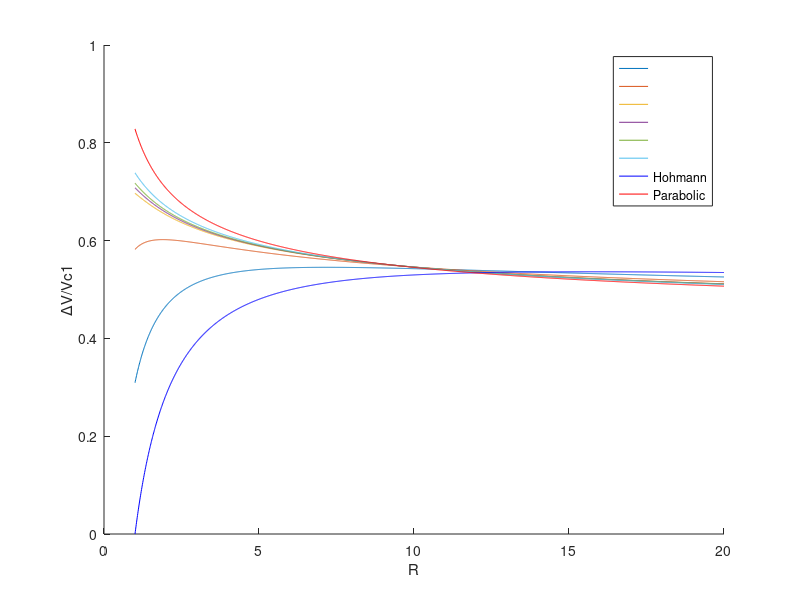
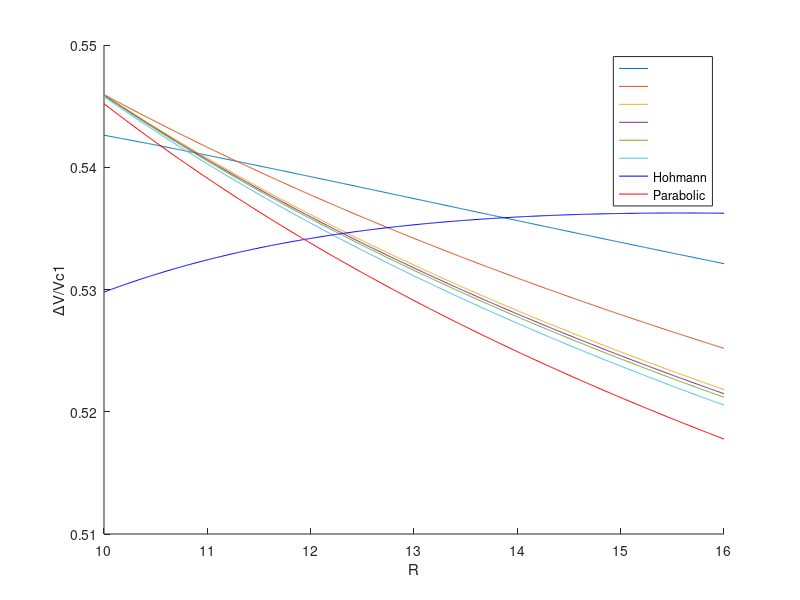

Write MATLAB code to recreate these figures, in order.
clc;clear;close all;
R1=1:0.01:20;
R2=10:0.01:16;
S=[2,5,10,11,12,15];

dvH=@(R) (sqrt((2.*R)./(1+R))-1)+(sqrt(1./R).*(1-sqrt(2./(1+R))));
dvE=@(R,S) (sqrt((2.*R.*S)./(1+R.*S))-1)+(sqrt(1./(R.*S)).*(sqrt(2./(1+S))-sqrt(2./(1+R.*S))))+(sqrt(2.*S./(R+R.*S))-sqrt(1./R));
dvP=@(R) (sqrt(2)-1)+(sqrt(1./R).*(sqrt(2)-1));

figure(1)
hold on
p1H=dvH(R1);
p1P=dvP(R1);
p1E=zeros(length(R1),length(S));
for i=1:length(S)
    p1E(:,i)=dvE(R1,S(i))';
    plot(R1,p1E(:,i))
end
legend('','','','','','')
plot(R1,p1H,'b','DisplayName','Hohmann')
plot(R1,p1P,'r','DisplayName','Parabolic')
xlabel('R')
ylabel('\DeltaV/Vc1')
legend

figure(2)
hold on
p1H=dvH(R2);
p1P=dvP(R2);
p1E=zeros(length(R2),length(S));
marker=['r','y','m','c','k','g'];
for i=1:length(S)
    p1E(:,i)=dvE(R2,S(i))';
    plot(R2,p1E(:,i))
end
legend('','','','','','')
plot(R2,p1H,'b','DisplayName','Hohmann')
plot(R2,p1P,'r','DisplayName','Parabolic')
xlabel('R')
ylabel('\DeltaV/Vc1')
axis([-inf inf 0.51 0.55])